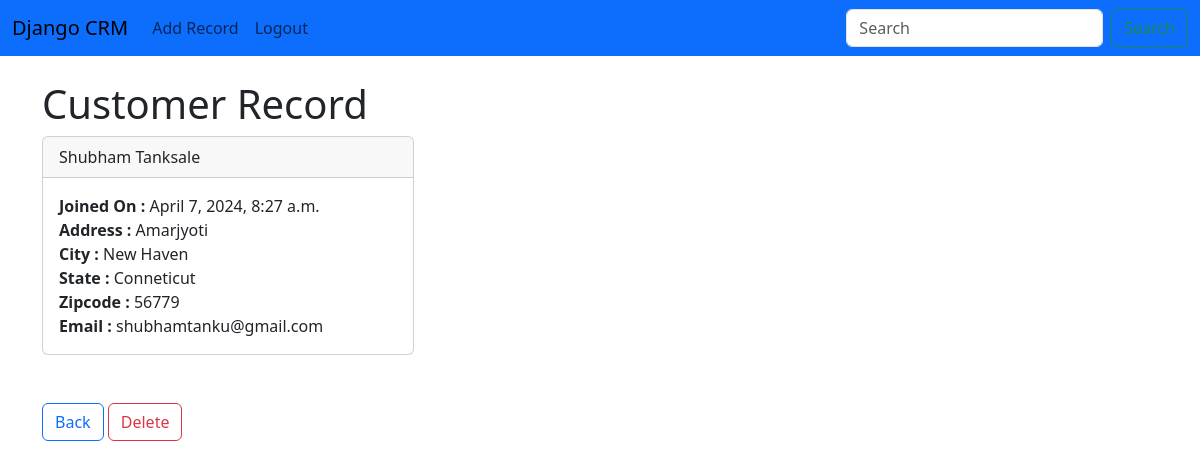
The page /record/8 (signed in) on the database its author committed.
### website/models.py (models this page shows, shortened)
class Record(models.Model):
    created_at = models.DateTimeField(auto_now_add=True)
    first_name = models.CharField(max_length=50)
    last_name = models.CharField(max_length=50)
    address = models.CharField(max_length=100)
    city = models.CharField(max_length=50)
    state = models.CharField(max_length=50)
    zipcode = models.CharField(max_length=50)
    email = models.CharField(max_length=50)
    phone = models.CharField(max_length=20)

### website/views.py (the view)
# urls.py: path('record/<int:pk>', views.customer_record, name='record'),
def customer_record(request, pk):
    if request.user.is_authenticated:
        customer_record = Record.objects.get(id = pk)
        return render(request, 'record.html', {'customer_record': customer_record})
    else:
        messages.success(request, 'You must be logged In to view record')
        return redirect('home')

### website/templates/record.html
{% extends 'base.html' %}
{% block content %}
<h1>Customer Record</h1>
<div class="card col-4">
    <div class="card-header">
        {{ customer_record.first_name }} {{ customer_record.last_name }}
    </div>
    <div class="card-body">
        <strong>Joined On  : </strong> {{ customer_record.created_at }} <br>
        <strong>Address : </strong> {{ customer_record.address }} <br>
        <strong>City : </strong>  {{ customer_record.city }}  <br>
        <strong>State : </strong>  {{ customer_record.state }} <br>
        <strong>Zipcode : </strong> {{ customer_record.zipcode }} <br>
        <strong>Email : </strong>  {{ customer_record.email }} <br>
    </div>
</div>
<br><br>
<a href="{% url 'home' %}" class="btn btn-outline-primary">Back</a>
<a href="{% url 'delete_record' customer_record.id %}" class="btn btn-outline-danger">Delete</a>
{% endblock %}

### rows shown on the page
Record: first_name "Shubham", last_name "Tanksale", created_at "April 7, 2024, 8:27 a.m.", address "Amarjyoti", city "New Haven", state "Conneticut", zipcode "56779", email "shubhamtanku@gmail.com"
